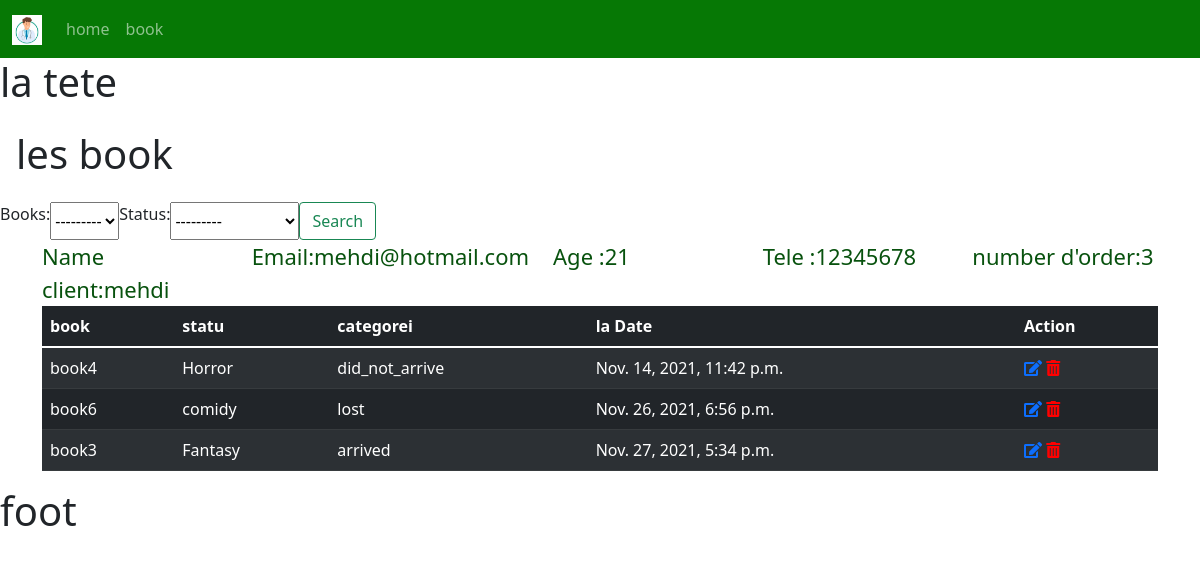
Page /client/2 on the committed database.
### cabinetMedical/models.py (models this page shows, shortened)
class Client(models.Model):
    name = models.CharField(max_length = 100 , null=True)
    email = models.CharField(max_length = 100 , null=True)
    tele = models.CharField(max_length = 50 , null=True)
    age = models.CharField( max_length=2 , null=True)
    date_created = models.DateTimeField(auto_now_add=True , null=True)

class Order(models.Model):
    STATU = (
        ('arrived ','arrived '),
        ('lost ','lost '),
        ('did_not_arrive ','did_not_arrive ')
    )
    client = models.ForeignKey(Client , null=True , on_delete=models.SET_NULL)
    books = models.ForeignKey(book , null=True , on_delete=models.SET_NULL)
    tags = models.ManyToManyField(Tag)
    date_created = models.DateTimeField(auto_now_add=True , null=True)
    status = models.CharField(max_length = 50 , null=True , choices=STATU)

class book(models.Model):
    STATUS= (
        ('comidy','comidy'),
        ('Fantasy','Fantasy'),
        ('Horror','Horror')
    )
    name = models.CharField(max_length = 100 , null=True)
    statu = models.CharField(max_length = 50 , null=True , choices=STATUS)
    date_created = models.DateTimeField(auto_now_add=True , null=True)
    ville = models.CharField(max_length = 100 , null=True)
    client = models.ForeignKey(Client , null=True ,on_delete=models.SET_NULL )
    tags = models.ManyToManyField(Tag)
    def __str__(self):
        return self.name

### cabinetMedical/views.py (the view)
# urls.py: path('client/<str:pk>', views.client , name="client"),
def client(request,pk):
    client = Client.objects.get(id=pk)
    orders = client.order_set.all()
    num_order = orders.count()
    searchFilter = OrderFilter(request.GET , queryset=orders)
    orders = searchFilter.qs
    context={
        'client' : client ,
        'orders' : orders ,
        'num_order' : num_order,
        'searchFilter' : searchFilter}
    return render (request , 'cabinetMedical/client.html', context)

### cabinetMedical/templates/cabinetMedical/client.html
{% extends 'cabinetMedical/projeet.html' %}
{% block content %}
      <h1 class="p-3">les book</h1>
      <form class="d-flex" method="GET" >
        {{searchFilter.form}}
        <button class="btn btn-outline-success" type="submit">Search</button>
      </form>
      <div class="container">
        <div class="row" style="color: #08520e; font-size: 22px;">
          <div class="col">
            Name client:{{client.name}}
          </div>
          <div class="col"   >
            Email:{{client.email}}
          </div>
          <div class="col">
            Age :{{client.age}}
          </div>
          <div class="col">
            Tele :{{client.tele}}
          </div>
          <div class="col">
            number d'order:{{num_order}}
          </div>
        </div>
      </div>
    <div class="container">
      <table class="table table-dark table-striped">
        <thead>
          <tr>
            <th scope="col">book</th>
            <th scope="col">statu</th>
            <th scope="col">categorei</th>
            <th scope="col">la Date</th>
            <th scope="col">Action</th>
          </tr>
        </thead>
        <tbody>
          {% for item in orders %}
           <tr>
              <td>{{item.books}}</td>
              <td>{{item.books.statu}}</td>
              <td>{{item.status}}</td>
              <td>{{item.date_created}}</td>
              <td>
              <a href="#"><i class="fas fa-edit"></i></a>
              <a href="#"><i style="color: #ff0000;" class="fas fa-trash-alt"></i></a>
              </td>
            </tr>
          {% endfor  %}
        </tbody>
      </table>
    </div>
{% endblock  %}

### rows in the picture
Client: name "mehdi", email "mehdi@hotmail.com", age "21", tele "12345678"
Order: books "book4", books.statu "Horror", status "did_not_arrive", date_created "Nov. 14, 2021, 11:42 p.m."
Order: books "book6", books.statu "comidy", status "lost", date_created "Nov. 26, 2021, 6:56 p.m."
Order: books "book3", books.statu "Fantasy", status "arrived", date_created "Nov. 27, 2021, 5:34 p.m."

### other values in the picture
{{ num_order }} "3"
